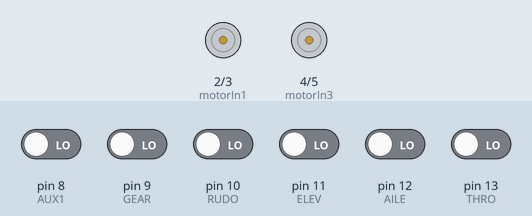
The sketch below on a simulated Arduino Uno, built with avr-gcc and run on an emulated ATmega328P. Parts: motor-driver pin pairs drawn as motors (green arrow = first pin HIGH = forward, orange = second pin HIGH = backward, longer = more drive). The inputs (shaded band) are chosen by the test bench; at power-on: pin 8 (AUX1), pin 9 (GEAR), pin 10 (RUDO), pin 11 (ELEV), pin 12 (AILE), pin 13 (THRO) LOW.

Above: at 0.1 s.
At 6.1 s:
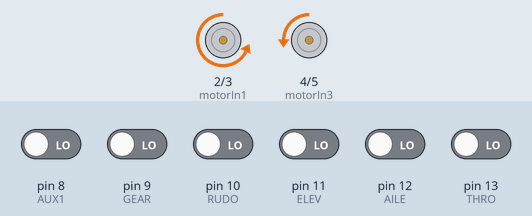
Timing chart, 0 to 7.6 s (numbered marks = the images above):
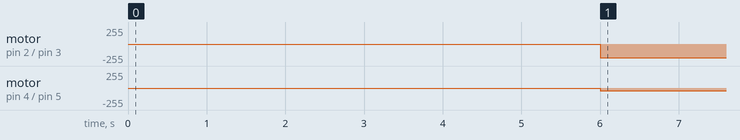

The sketch:

car.ino
```cpp
//car.ino

#include "pinSet.h"

void setup(){
	//rc
	pinMode(AUX1, INPUT);
	pinMode(GEAR, INPUT);
	pinMode(RUDO, INPUT);
	pinMode(ELEV, INPUT);
    pinMode(AILE, INPUT);
    pinMode(THRO, INPUT);

    //DC
	pinMode(motorIn1, OUTPUT);
	pinMode(motorIn2, OUTPUT);
	pinMode(motorIn3, OUTPUT);
	pinMode(motorIn4, OUTPUT);


}

void loop()
{
	int val[6];
	readRC(val, 6);
	moveDC(val[3],val[4]);
}

///////////////////////////////////
```

motor.ino
```cpp
void moveDC(int wval4, int wval5){
	if(wval4 >= 5){
        int le = wval4 + wval5;
        int ri = wval4 - wval5;
		if(le > 250){
			le = 250;
		}
		if(ri > 250){
			ri = 250;
		}
		analogWrite(motorIn1, wval4 - wval5);
		analogWrite(motorIn2, LOW);
		analogWrite(motorIn3, wval4 + wval5);
		analogWrite(motorIn4, LOW);

	}else if(wval4 < -5){
		int le = wval4 + wval5;
        int ri = wval4 - wval5;
		if(le<-250){
			le = -250;
		}
		if(ri < -250){
			ri = -250;
		}
		analogWrite(motorIn1, 0);
		analogWrite(motorIn2, -wval4 - wval5);
		analogWrite(motorIn3, 0);
		analogWrite(motorIn4, -wval4 + wval5);
	}

	else{
		analogWrite(motorIn1, LOW);
		analogWrite(motorIn2, LOW);
		analogWrite(motorIn3, LOW);
		analogWrite(motorIn4, LOW);
	}
}
```

rc.ino
```cpp
void readRC(int* val, int n_val){
	int rval[6];
	rval[0] = pulseIn(AUX1, HIGH);
	rval[1] = pulseIn(GEAR, HIGH);
	rval[2] = pulseIn(RUDO, HIGH);
	rval[3] = pulseIn(ELEV, HIGH);
	rval[4] = pulseIn(AILE, HIGH);
	rval[5] = pulseIn(THRO, HIGH);

	rval[0] = (rval[0]/10 - 130+34)*50/34;	//0~100
	rval[1] = (rval[1]/10 - 130+34)*50/34;	//0~100
	rval[2] = (rval[2]/10 - 130)*100/34;	//-100~100
	rval[3] = (rval[3]/10 - 130)*200/34;	//-255~255
	rval[4] = (rval[4]/10 - 130)*55/34;	//-100~100
	rval[5] = (rval[5]/10 - 130)*100/34;	//-100~100

	for(int i=0;i<n_val;i++){
		val[i] = rval[i];
	}
	//return rval;
	/*
	Serial.print(val1);
	Serial.print("   ");
	Serial.print(val2);
	Serial.print("   ");
	Serial.print(val3);
	Serial.print("   ");
	Serial.print(val4);
	Serial.print("   ");
	Serial.print(val5);
	Serial.print("   ");
	Serial.println(val6);
	*/
}
```

pinSet.h
```cpp
//pinSet.h

//def of rc ports
const int AUX1 = 8;
const int GEAR = 9;
const int RUDO = 10;
const int ELEV = 11; // FORWAD/ BACK
const int AILE = 12; // LEFT  / RIGHT
const int THRO = 13; // ELEVATER

//def of DC motors
//right
const int motorIn1 = 2;
const int motorIn2 = 3;
//left
const int motorIn3 = 4;
const int motorIn4 = 5;
```

Measured:
- by itself, motor on pin 2 (motorIn1) / pin 3 (motorIn2): stopped → backward 206/255 at 6.0 s
- by itself, motor on pin 4 (motorIn3) / pin 5 (motorIn4): stopped → backward 42/255 at 6.0 s
